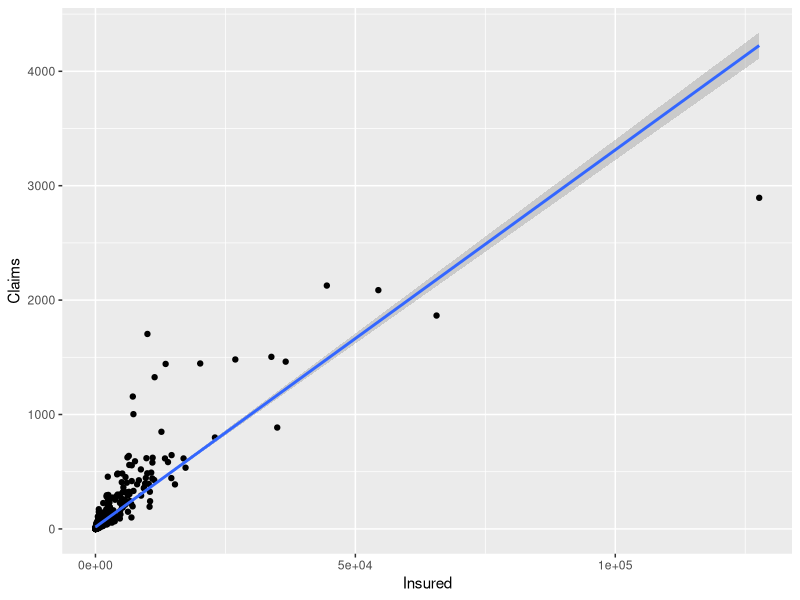
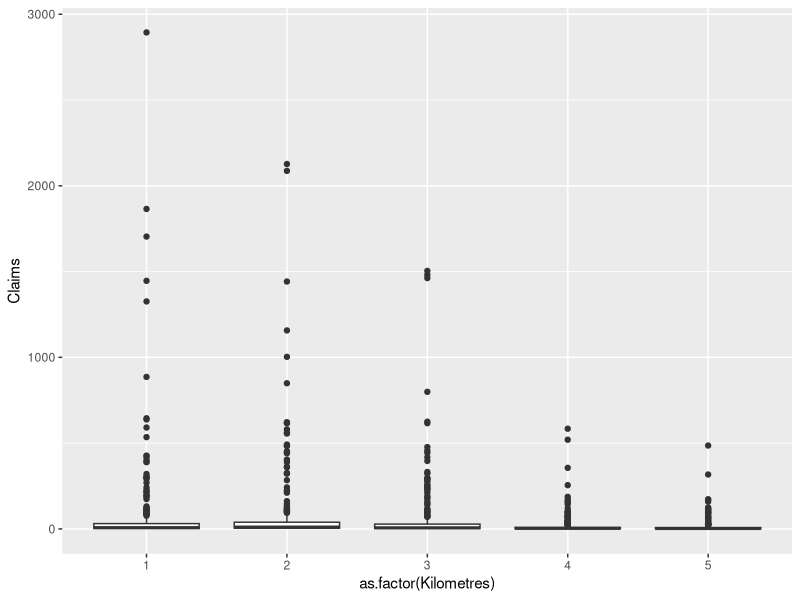
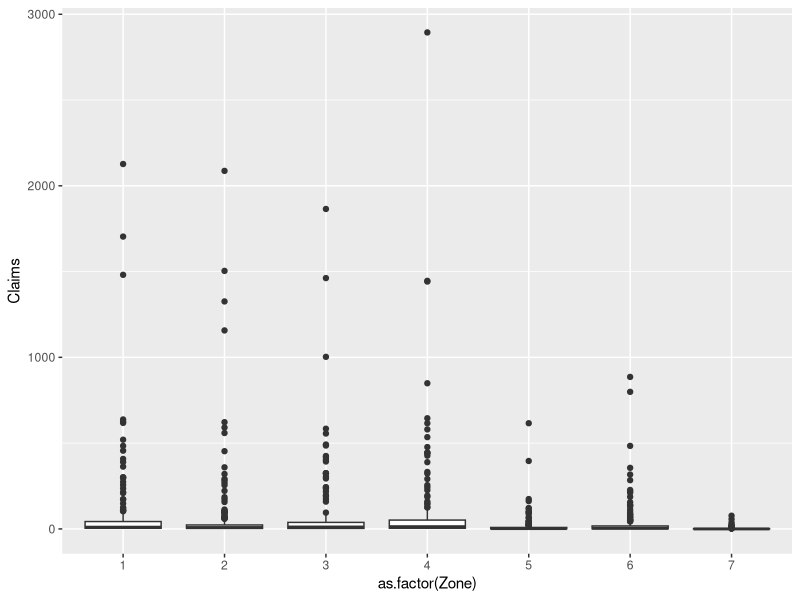
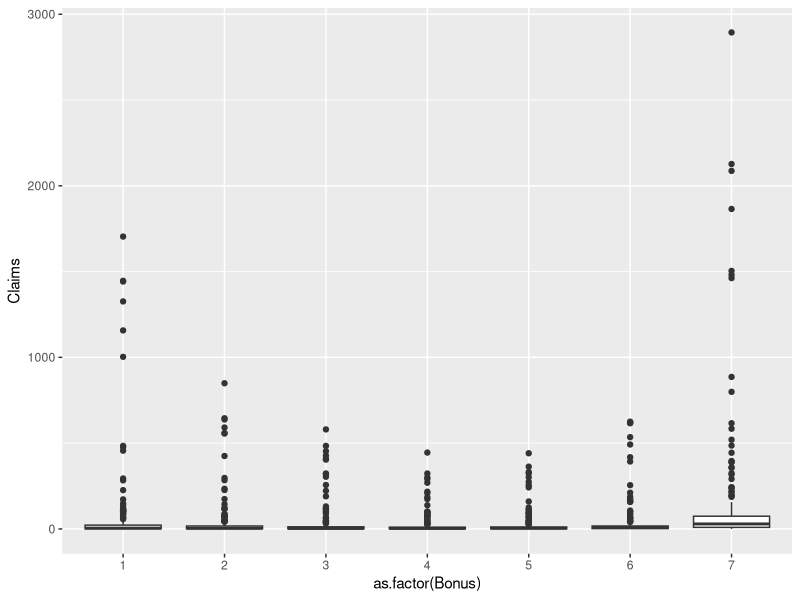
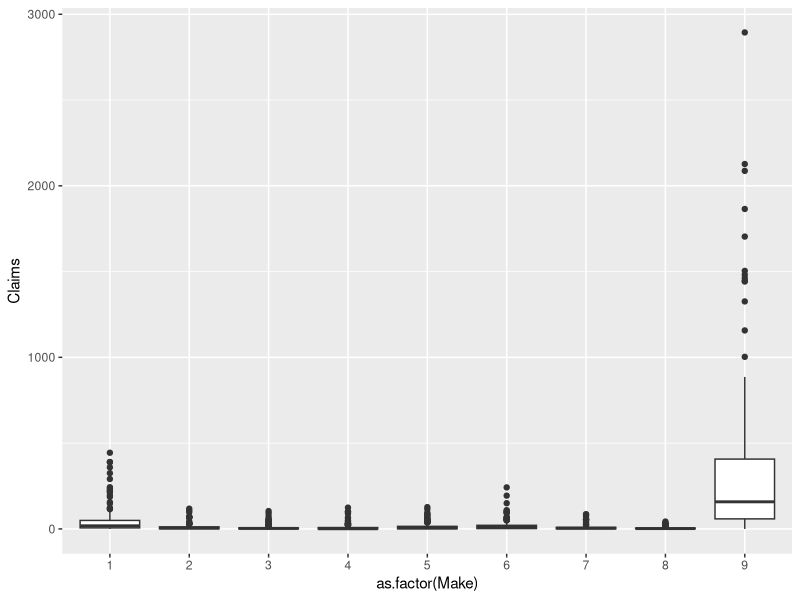
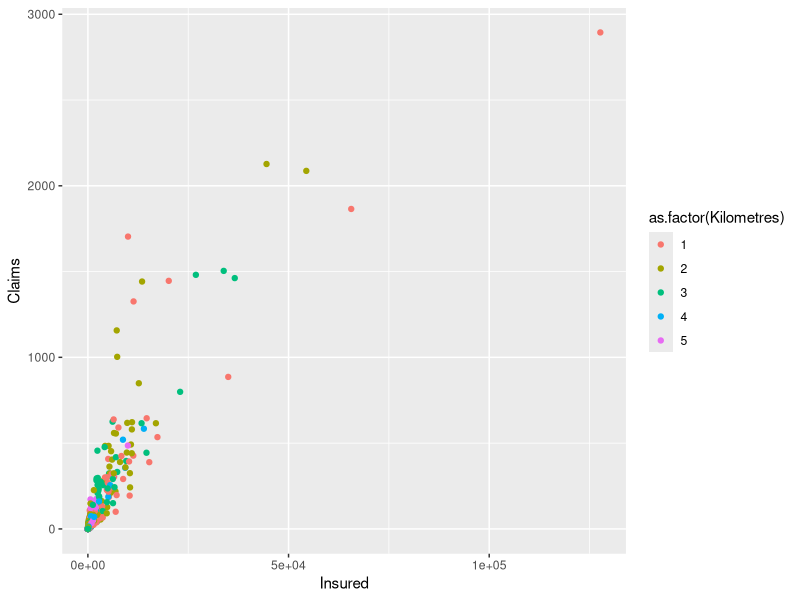
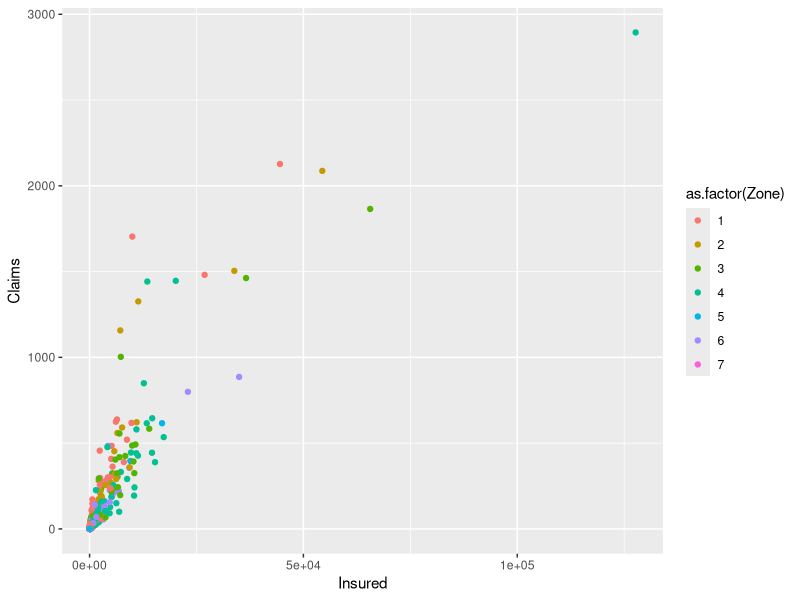
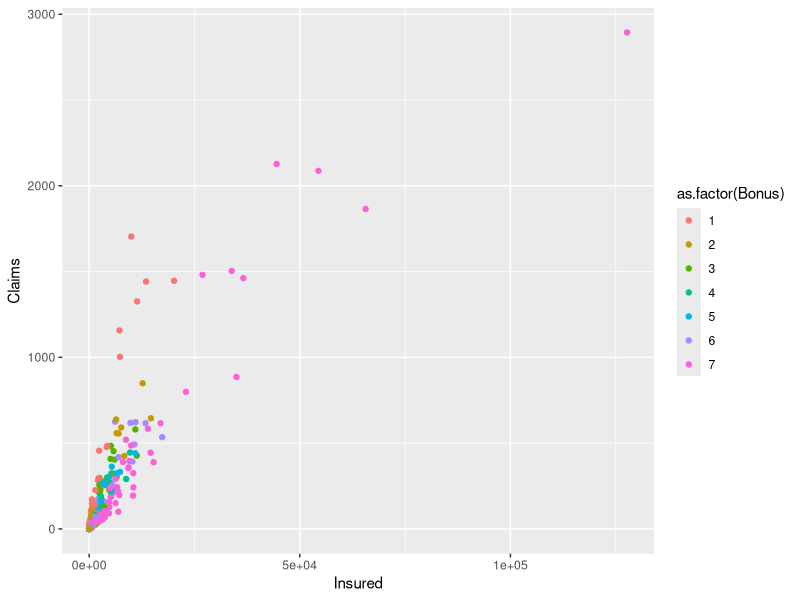

R code for these plots, in order: (Note: this script raises an error after producing the figures.)
# These data were compiled by the Swedish Committee on the Analysis of Risk Premium in Motor Insurance, 
# summarized in Hallin and Ingenbleek (1983) and Andrews and Herzberg (1985). The data are cross-sectional, 
# describing third party automobile insurance claims for the year 1977.
# The outcomes of interest are the number of claims (the frequency) and sum of payments (the severity), 
# in Swedish kroners. Outcomes are based on 5 categories of distance driven by a vehicle, 
# broken down by 7 geographic zones, 7 categories of recent driver claims experience and 9 types of automobile. 
# Even though there are 2,205 potential distance, zone, experience and type combinations (5 x 7 x 7 x 9 = 2,205), 
# only n = 2,182 were realized in the 1977 data set.

library(broom)
library(tidyverse)
library(Metrics)

swedish <- read.csv('SwedishMotor.csv')
swedish

# split into training and test sets

# create an ID
swedish <- swedish %>% mutate(id = row_number())
#Check IDs
head(swedish$id)
#Create training set
train <- swedish %>% 
  sample_frac(.70)
#Create test set
test  <- anti_join(swedish, train, by = 'id')

head(train)

# drop id column
train <- select(train, Kilometres:Payment)
head(train)

# Claims vs Insured
ggplot(data = train, aes(x = Insured,y = Claims)) + 
  geom_point() +
  geom_smooth(method = lm) # positively correlated

# Claims vs Kilometres
ggplot(data = train, aes(x = as.factor(Kilometres),y = Claims)) + 
  geom_boxplot() # Claims might be reducing as you go along the levels but not conclusive visually

# Claims vs Zone
ggplot(data = train, aes(x = as.factor(Zone),y = Claims)) + 
  geom_boxplot() # Some correlation. Higher number of claims in this order: 4, 1, 2, 3, 6, 5, 7

# Claims vs Bonus
ggplot(data = train, aes(x = as.factor(Bonus),y = Claims)) + 
  geom_boxplot() # Some correlation. higher number of claims in this order: 7, 1, 2, 6, ..

# Claims vs Make
ggplot(data = train, aes(x = as.factor(Make),y = Claims)) + 
  geom_boxplot() # Some correlation. higher number of claims in this order: 7, 1, 2, 6, ..

# now let's model. linear model with ols should be fine. We're not dealint with count or binary data.
model1 <- lm(data = train, Claims ~ Insured) # + factor(Kilometres) + factor(Zone) + factor(Bonus) + factor(Make))
tidy(model1, conf.int = TRUE)
summary(model1)
# model with just insured. the insured variable is highly significant


# check whether the outliers belong to a particular variable group
ggplot(data  = train) +
  geom_point(mapping = aes(x = Insured, y = Claims, color = as.factor(Kilometres))) # not noticeable pattern

ggplot(data  = train) +
  geom_point(mapping = aes(x = Insured, y = Claims, color = as.factor(Zone))) # no noticeable pattern

ggplot(data  = train) +
  geom_point(mapping = aes(x = Insured, y = Claims, color = as.factor(Bonus))) # most level sevens have higher insured values and also the highest no of claims

ggplot(data  = train) +
  geom_point(mapping = aes(x = Insured, y = Claims, color = as.factor(Make))) # most level 9s have the highest insured values and also highest no of claims

# how about Kilometres. we want to see if there are any significant differences between the levels
res_aov1 <- aov(Claims ~ factor(Kilometres), data = train)
summary(res_aov1)

# p-value less than 5%, so we can conclude that there are significant differences between the groups

# Same for the other categorical variables

res_aov2 <- aov(Claims ~ factor(Zone), data = train)
summary(res_aov2) # significant differences between levels

res_aov3 <- aov(Claims ~ factor(Bonus), data = train)
summary(res_aov3) # significant differences between levels

res_aov4 <- aov(Claims ~ factor(Make), data = train)
summary(res_aov4) # significant differences between levels


# let's add them to the linear model
model <- lm(data = train, Claims ~ Insured + factor(Kilometres) + factor(Zone) + factor(Bonus) + factor(Make))
summary(model) # some levels are not significant, but overall, they warrant inclusion. The Adjusted R squared increased

# Let's add the most significant ones. 
model3 <- lm(data = train, Claims ~ Insured + factor(Bonus) + factor(Make))
summary(model3)

# prediction time?
# let's make our variables factors.
transmute(data = test, Zone = factor(Zone), Kilometres = factor(Kilometres), Bonus = factor(Bonus), Make = factor(Make))

test$Pred_Claims <- predict(model,test, type = "response")

# rmse?
rmse(test$Claims,test$Pred_Claims)

# compare that with a model with just insured
test$Pred_Claims_Ins <- predict(model1,test, type = "response")
rmse(test$Claims,test$Pred_Claims_Ins)

# compare with model with only significant categorical variables
test$Pred_Claims_Ins_2 <- predict(model3,test, type = "response")
rmse(test$Claims,test$Pred_Claims_Ins_2)

# still higher than the model with all variables


# plot of out predicted values against out actual test values
head(test,50)

ggplot(data  = test,aes(x = Insured, y = Claims)) +
  geom_point(color='blue') +
  geom_line(data = test, aes(x = Insured, y = Pred_Claims),  color = "red")

# there might be some overfitting in the above model

# let's try model with only Insured
ggplot(data  = test,aes(x = Insured, y = Claims)) +
  geom_point(color='blue') +
  geom_line(data = test, aes(x = Insured, y = Pred_Claims_Ins),  color = "red")

# let's try model with just significant categorical variables
ggplot(data  = test,aes(x = Insured, y = Claims)) +
  geom_point(color='blue') +
  geom_line(data = test, aes(x = Insured, y = Pred_Claims_Ins_2),  color = "red") # still seems to be some overfitting

# go with model with all variables, but will probably not do well on other datasets
